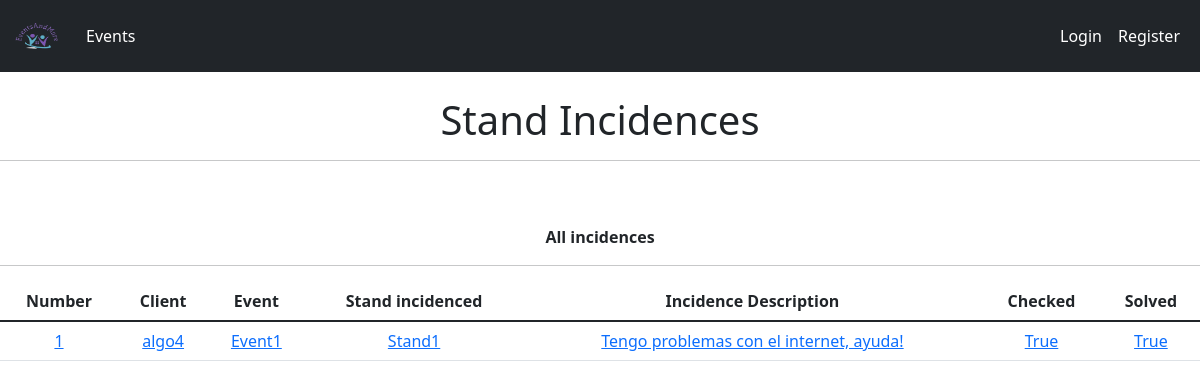
The app's page /incidences/previous_incidences/, older data.
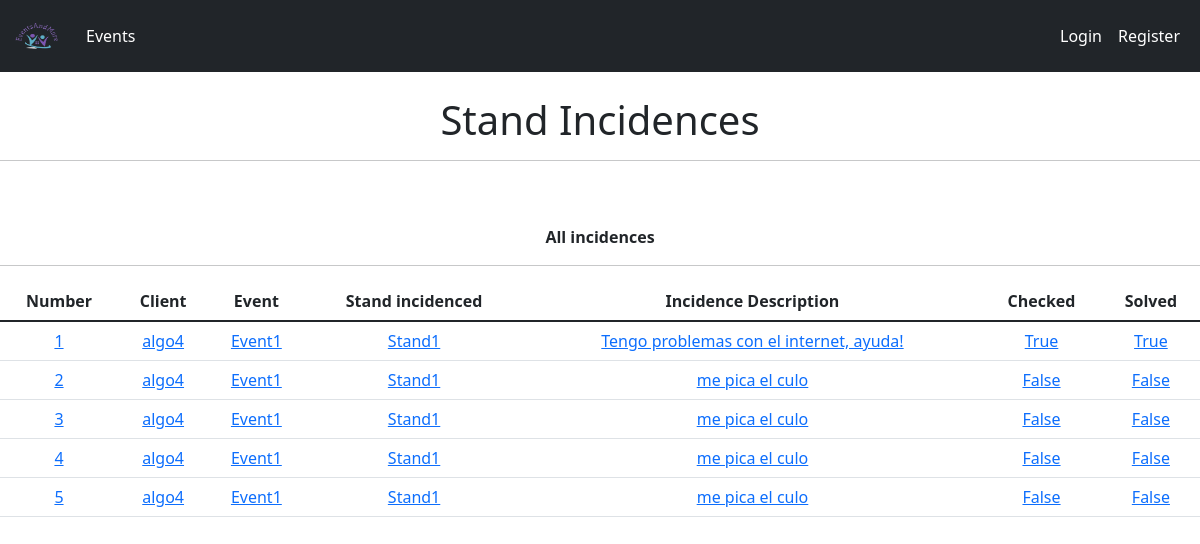
The same page, newer data.
### EventsAndMore/models.py (models this page shows, shortened)
class StandIncidence(models.Model):
    Id = models.AutoField(primary_key=True)
    Stand_Incidenced = models.ForeignKey(Stand, on_delete=models.CASCADE, related_name='incidencies')
    Client_Username = models.ForeignKey(Cliente, on_delete=models.CASCADE)
    Gestor_Username = models.ForeignKey(Gestor, on_delete=models.CASCADE, blank=True, null=True)
    Current_Event = models.ForeignKey(Event, on_delete=models.CASCADE)
    Description = models.TextField(max_length=200)
    Date = models.DateField(default=date.today)
    Status = models.BooleanField(default=False)
    Checked = models.BooleanField(default=False)

class Cliente(models.Model):  # WebUser
    User = models.OneToOneField(WebUser, on_delete=models.CASCADE, primary_key=True)
    CIF = models.CharField(unique=True, max_length=9)
    Payment_details = models.TextField(max_length=200, blank=True, null=True)
    def __str__(self):
        return str(self.User)

class WebUser(AbstractUser):
    is_client = models.BooleanField(default=False)
    is_visitor = models.BooleanField(default=False)
    is_gestor = models.BooleanField(default=False)
    is_deptAdditionalServ = models.BooleanField(default=False)
    is_organizer = models.BooleanField(default=False)
    is_deptManagement = models.BooleanField(default=False)

class Event(models.Model):
    id = models.AutoField(primary_key=True)
    nombre = models.CharField(max_length=50, blank=False, null=False)
    descripcion = models.CharField(max_length=200, blank=False, null=False)
    fecha_ini = models.DateField(default=date.today)
    fecha_fin = models.DateField(default=date.today)
    def __str__(self):
        return str(self.nombre)

class Stand(models.Model):
    id = models.AutoField(primary_key=True)
    idEvento = models.ForeignKey(Event, on_delete=models.CASCADE)
    occupied = models.BooleanField(blank=False, null=False)
    description = models.CharField(max_length=200, blank=False, null=False)
    price = models.FloatField(default=0)
    def __str__(self):
        return str(self.description)

### EventsAndMore/views.py (the view)
# urls.py: path('incidences/previous_incidences/', PreviousIncidencesView, name='previous_incidences'),
def PreviousIncidencesView(request):
    StandIncidence_List = StandIncidence.objects.all()
    content = {'StandIncidence_List': StandIncidence_List,
               'User': request.user.username,
               }
    return render(request, 'previous_incidences.html', content)

### templates/previous_incidences.html (shortened to what this page needs)
{% extends 'base_aux.html' %}
{% block content %}
    <h1 style="text-align: center">Stand Incidences</h1>
    <hr>
       <table class="table">
        <thread>
            <br><br>
            <p style="text-align:center">
                <b>
                    All incidences
                </b>
            </p>
            <hr>
            <tr style="text-align:center">
                <th scope="col">
                    Number
                </th>
                 <th scope="col">
                    Client
                </th>
                <th scope="col">
                    Event
                </th>
                <th scope="col">
                    Stand incidenced
                </th>
                <th scope="col">
                    Incidence Description
                </th>
                <th scope="col">
                    Checked
                </th>
                <th scope="col">
                    Solved
                </th>
            </tr>
        </thread>
        <tbody style="text-align:center">
            {% for standincidence in StandIncidence_List %}
                    <tr style="text-align:center">
                        <td>
                            <a href="{% url 'lista_incidencias_gestor' standincidence.pk %}">{{ standincidence.Id }}</a>
                        </td>
                        <td>
                            <a href="{% url 'lista_incidencias_gestor' standincidence.pk %}">{{ standincidence.Client_Username }}</a>
                        </td>
                        <td>
                            <a href="{% url 'lista_incidencias_gestor' standincidence.pk %}"> {{ standincidence.Current_Event }}</a>
                        </td>
                        <td>
                            <a href="{% url 'lista_incidencias_gestor' standincidence.pk %}"> {{ standincidence.Stand_Incidenced }}</a>
                        </td>
                        <td>
                            <a href="{% url 'lista_incidencias_gestor' standincidence.pk %}"> {{ standincidence.Description }}</a>
                        </td>
                        <td>
                            <a href="{% url 'lista_incidencias_gestor' standincidence.pk %}"> {{ standincidence.Checked }}</a>
                        </td>
                        <td>
                            <a href="{% url 'lista_incidencias_gestor' standincidence.pk %}"> {{ standincidence.Status }}</a>
                        </td>
                    </tr>
            {% endfor %}
        </tbody>
    </table>
{% endblock %}

Row changes from the older to the newer data that the page shows:
added StandIncidence: Id "2", Client_Username "algo4", Current_Event "Event1", Stand_Incidenced "Stand1", Description "me pica el culo", Checked "False", Status "False"
added StandIncidence: Id "3", Client_Username "algo4", Current_Event "Event1", Stand_Incidenced "Stand1", Description "me pica el culo", Checked "False", Status "False"
added StandIncidence: Id "4", Client_Username "algo4", Current_Event "Event1", Stand_Incidenced "Stand1", Description "me pica el culo", Checked "False", Status "False"
added StandIncidence: Id "5", Client_Username "algo4", Current_Event "Event1", Stand_Incidenced "Stand1", Description "me pica el culo", Checked "False", Status "False"
